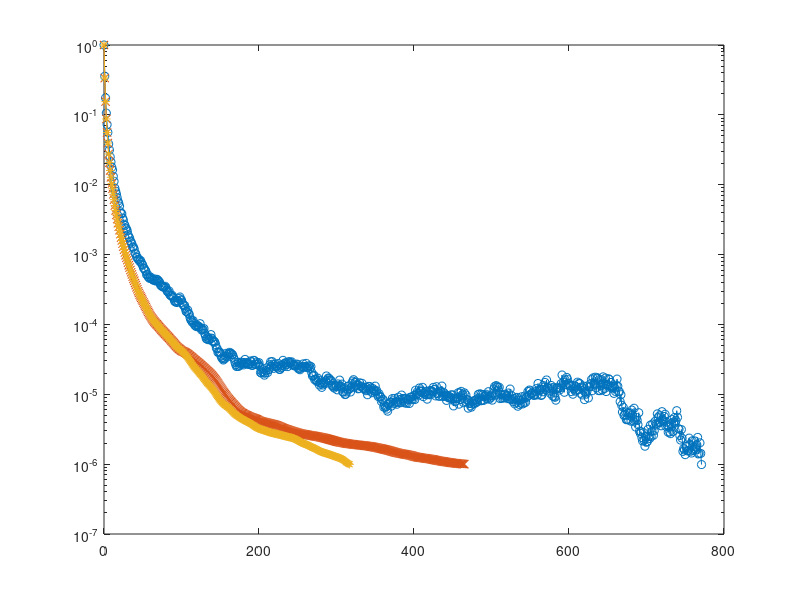

Here is the MATLAB script that generated this plot: (Note: this script raises an error after producing the figure.)
% Author : Μ. ΚΑΡΑΒΟΚΥΡΗΣ, ΑΜ 1059636 , Date : 23/02/2021
n=500;
A = randn(n);
A = A'*A;
xsol = rand(n,1);
tol = 1e-6;
maxit = 4*n;
b = A*xsol;

[x0,fl0,rr0,it0,rv0] = pcg(A,b,tol,maxit);
[x1,fl1,rr1,it1,rv1] = gmres(A,b,100,tol,maxit);
[x2,fl2,rr2,it2,rv2] = gmres(A,b,n,tol,maxit);

%plot
semilogy(0:length(rv0)-1,rv0/norm(b),'-o')
hold on
semilogy(0:length(rv1)-1,rv1/norm(b),'-x')
hold on
semilogy(0:length(rv2)-1,rv2/norm(b),'-*')
yline(tol,'r--');
st0 = sprintf('A - pcg last step error:%.7f ',rr0);
st1 = sprintf('A - gmres restart last step error:%.7f ',rr1);
st2 = sprintf('A - gmres last step error:%.7f ',rr2);
legend(st0,st1,st2,'Tolerance','Location','East')
title('pcg, gmres(100), gmres(n) for A');
xlabel('Iteration number')
ylabel('Relative residual')

